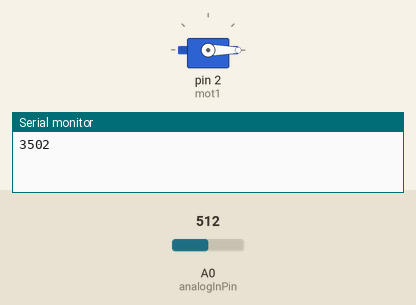
Bench run of a sketch on a simulated Arduino Uno, built with avr-gcc and run on an emulated ATmega328P. On the bench: servo, the last lines printed to the serial monitor. The test bench sets the inputs (shaded band); at power-on: A0 (analogInPin) = 512.

Above: at 7.8 s.
7.9 s: A0 (analogInPin) set to 0
15.7 s: A0 (analogInPin) set to 306
At 19.1 s:
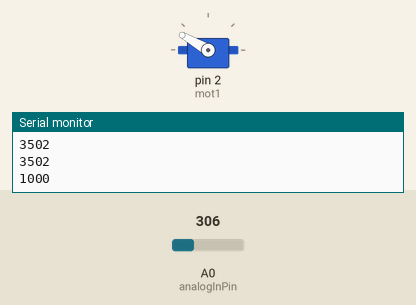
Timing chart, 0 to 29.5 s (numbered marks = the images above; inputs shaded):
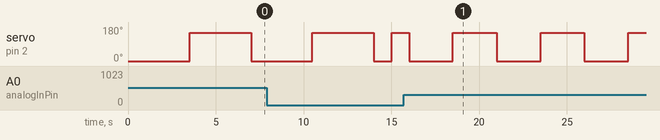

Measured:
- after the input at 15.7 s, servo on pin 2 (mot1): alternates 150° for 2.5 s and 0° for 2.5 s, starting after 2.8 s

The sketch:

tempo_camera_servo.ino
```cpp
#include <Servo.h>
Servo mot1;
//unsigned long t;
unsigned long t1;

//t = millis();

//Serial.println(t);

const int analogInPin = A0;  // Analog input pin that the potentiometer is attached to
const int analogOutPin = 2; // Analog output pin that the LED is attached to

int sensorValue = 0;        // value read from the pot
int m1 = 0;        // value output to the PWM (analog out)

void setup() {
  // initialize serial communications at 9600 bps:
  Serial.begin(9600);
  mot1.attach(2);
  mot1.write(0);
}

void loop() {
  sensorValue = analogRead(analogInPin);

  t1 = map(sensorValue, 0, 1023, 1000, 6000);

  mot1.write(0);
  delay(t1);
  mot1.write(150);
  delay(t1);
  Serial.println(t1);
}
```
